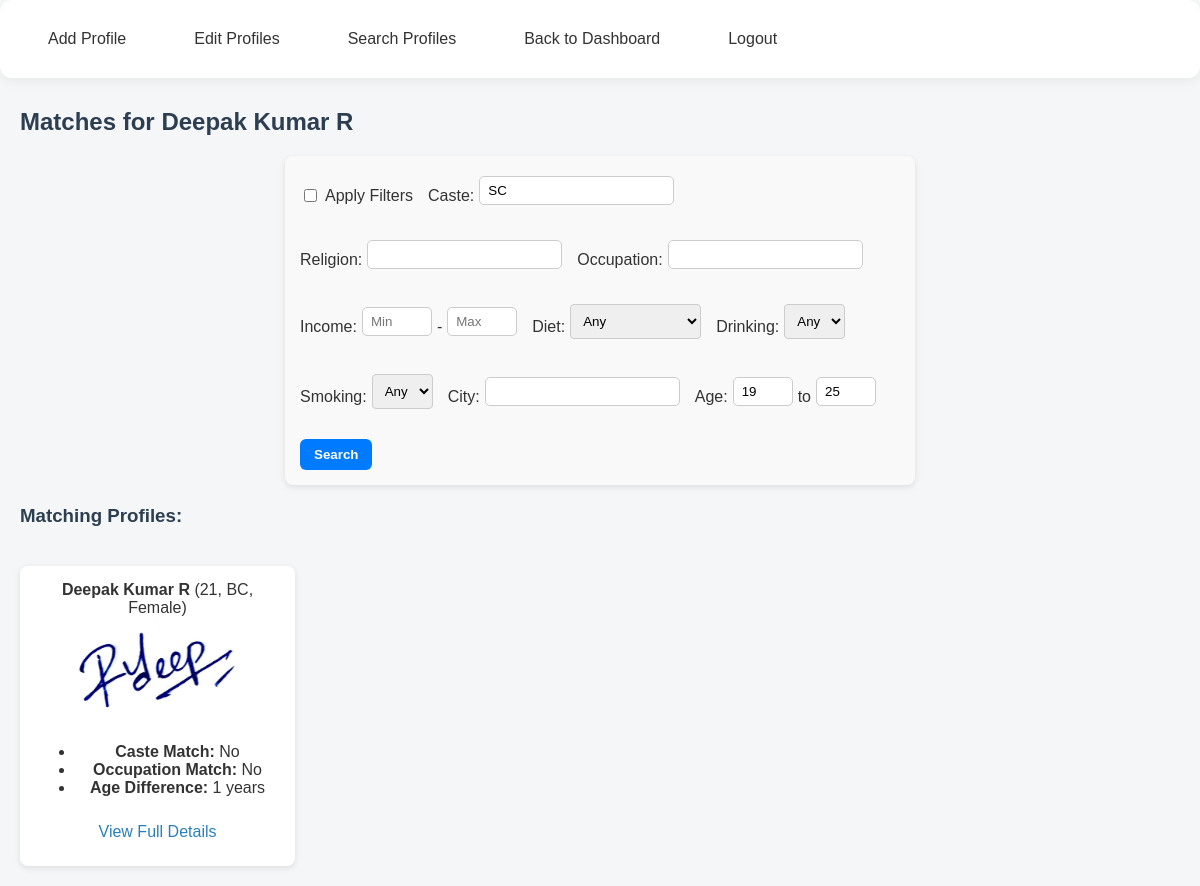
Page /find_match/1 (signed in) on the committed database.
### models.py (models this page shows)
class Profile(db.Model):
    id = db.Column(db.Integer, primary_key=True)
    full_name = db.Column(db.String(100), nullable=False)
    age = db.Column(db.Integer, nullable=False)
    gender = db.Column(db.String(10), nullable=False)
    caste = db.Column(db.String(50), nullable=True)
    religion = db.Column(db.String(50), nullable=True)
    mother_tongue = db.Column(db.String(50), nullable=True)
    education = db.Column(db.String(100), nullable=True)
    occupation = db.Column(db.String(100), nullable=True)
    income = db.Column(db.String(50), nullable=True)
    diet = db.Column(db.String(50), nullable=True)
    smoking = db.Column(db.String(20), nullable=True)
    drinking = db.Column(db.String(20), nullable=True)
    location = db.Column(db.String(100), nullable=True)
    city = db.Column(db.String(50), nullable=True)
    state = db.Column(db.String(50), nullable=True)
    country = db.Column(db.String(50), nullable=True)
    phone = db.Column(db.String(20), nullable=True)
    email = db.Column(db.String(100), nullable=True)
    photo_filename = db.Column(db.String(100), nullable=True)

### app.py (the view, shortened to what this page needs)
@app.route('/find_match/<int:profile_id>', methods=['GET', 'POST'])
@login_required
def find_match(profile_id):
    base_profile = Profile.query.get_or_404(profile_id)
    results = []
    caste = base_profile.caste
    min_age = base_profile.age - 3
    max_age = base_profile.age + 3
    religion = occupation = diet = drinking = smoking = city = ""
    min_income = max_income = ""
    use_filters = False
    query = Profile.query.filter(
        Profile.id != base_profile.id,
        Profile.gender != base_profile.gender
    )
    query = query.order_by(
        case((Profile.caste == base_profile.caste, 0), else_=1),
        case((Profile.occupation == base_profile.occupation, 0), else_=1),
        db.func.abs(Profile.age - base_profile.age)
    )
    profiles = query.all()
    for profile in profiles:
        profile.match_caste = profile.caste == base_profile.caste
        profile.match_occupation = profile.occupation == base_profile.occupation
        profile.age_diff = abs(profile.age - base_profile.age)
    return render_template(
        'find_match.html',
        base=base_profile,
        results=profiles,
        caste=caste,
        religion=religion,
        occupation=occupation,
        diet=diet,
        drinking=drinking,
        smoking=smoking,
        city=city,
        min_income=min_income,
        max_income=max_income,
        min_age=min_age,
        max_age=max_age,
        use_filters=use_filters
    )

### app.py (called while the page is built)
@login_manager.user_loader
def load_user(user_id):
    return Admin.query.get(int(user_id))

### templates/find_match.html (shortened to what this page needs)
<head>
    <link rel="stylesheet" href="{{ url_for('static', filename='style.css') }}">
</head>
{% include 'navbar.html' %}
<h2>Matches for {{ base.full_name }}</h2>
<form method="POST" class="filter-form">
    <label><input type="checkbox" name="use_filters" {% if use_filters %}checked{% endif %}> Apply Filters</label>
    <label>Caste:
        <input type="text" name="caste" value="{{ caste }}">
    </label>
    <label>Religion:
        <input type="text" name="religion" value="{{ religion }}">
    </label>
    <label>Occupation:
        <input type="text" name="occupation" value="{{ occupation }}">
    </label>
    <label>Income:
        <input type="number" name="min_income" placeholder="Min" value="{{ min_income }}" style="width: 70px;">
        -
        <input type="number" name="max_income" placeholder="Max" value="{{ max_income }}" style="width: 70px;">
    </label>
    <label>Diet:
        <select name="diet">
            <option value="">Any</option>
        </select>
    </label>
    <label>Drinking:
        <select name="drinking">
            <option value="">Any</option>
        </select>
    </label>
    <label>Smoking:
        <select name="smoking">
            <option value="">Any</option>
        </select>
    </label>
    <label>City:
        <input type="text" name="city" value="{{ city }}">
    </label>
    <label>Age:
        <input type="number" name="min_age" value="{{ min_age }}" style="width: 60px;">
        to
        <input type="number" name="max_age" value="{{ max_age }}" style="width: 60px;">
    </label>
    <button type="submit">Search</button>
</form>
{% if results %}
    <h3>Matching Profiles:</h3>
    <div class="profile-grid">
        {% for profile in results %}
        <div class="profile-card">
            <strong>{{ profile.full_name }}</strong> ({{ profile.age }}, {{ profile.caste }}, {{ profile.gender }})<br>
            {% if profile.photo_filename %}
                <img src="{{ url_for('static', filename='uploads/' + profile.photo_filename) }}" height="100"><br>
            {% else %}
                <em>No photo uploaded</em><br>
            {% endif %}
            <ul>
                <li><strong>Caste Match:</strong> {{ 'Yes' if profile.match_caste else 'No' }}</li>
                <li><strong>Occupation Match:</strong> {{ 'Yes' if profile.match_occupation else 'No' }}</li>
                <li><strong>Age Difference:</strong> {{ profile.age_diff }} years</li>
            </ul>
            <a href="{{ url_for('view_profile', profile_id=profile.id) }}" class="btn">View Full Details</a>
        </div>
        {% endfor %}
    </div>
{% else %}
    <p>No matches found.</p>
{% endif %}

### static/style.css (style rules this page uses)
h2, h3 { color: #2c3e50; margin-left: 20px; }
form { background-color: #ffffff; padding: 20px; margin: 20px auto; max-width: 600px; border-radius: 8px; box-shadow: 0 2px 8px rgba(0,0,0,0.1); }
input[type="text"], input[type="number"], input[type="password"], input[type="email"], input[type="file"], select { width: 100%; padding: 8px; margin-top: 5px; margin-bottom: 15px; border: 1px solid #ccc; border-radius: 4px; box-sizing: border-box; }
button,input[type="submit"] { background-color: #3498db; color: white; padding: 10px 20px; border: none; border-radius: 4px; cursor: pointer; }
a { color: #2980b9; text-decoration: none; margin: 10px; display: inline-block; }
.profile-grid { display: grid; grid-template-columns: repeat(auto-fill, minmax(250px, 1fr)); gap: 20px; padding: 20px; }
.profile-card { background-color: white; border-radius: 8px; padding: 15px; box-shadow: 0 2px 6px rgba(0,0,0,0.1); text-align: center; }
.profile-card img { border-radius: 4px; margin-bottom: 10px; }
.filter-form { display: flex; align-items: center; flex-wrap: wrap; gap: 15px; padding: 15px; margin-bottom: 20px; background-color: #f9f9f9; border-radius: 8px; box-shadow: 0 2px 6px rgba(0,0,0,0.1); }
.filter-form label { display: flex; align-items: center; gap: 5px; font-weight: 500; }
.filter-form input[type="text"], .filter-form input[type="number"] { padding: 6px 8px; border: 1px solid #ccc; border-radius: 5px; }
.filter-form button { padding: 8px 14px; background-color: #007bff; color: white; border: none; border-radius: 6px; cursor: pointer; font-weight: bold; }

### rows in the picture
Profile: full_name "Deepak Kumar R", caste "SC"
Profile: full_name "Deepak Kumar R", age "21", caste "BC", gender "Female", photo_filename (picture), match_caste "No", match_occupation "No", age_diff "1"
